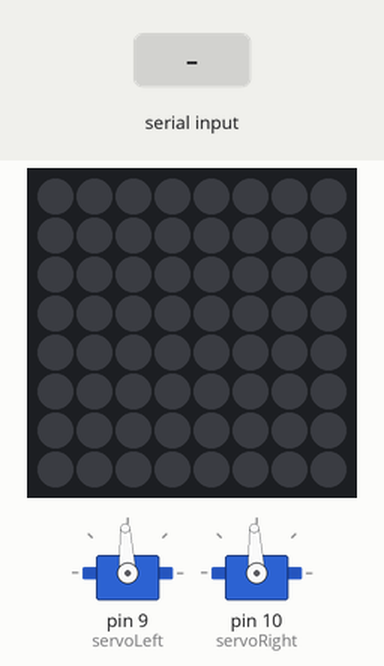
A sketch run on a simulated Arduino Uno, built with avr-gcc and run on an emulated ATmega328P. On the bench: 8×8 RGB LED matrix (first LED top left, wired row by row), 2 × servo. The inputs (shaded band) are chosen by the test bench. What the sketch prints to the serial monitor is not drawn.

Above: at 1.2 s.
1.3 s: "90,45\n" received over Serial
At 1.7 s:
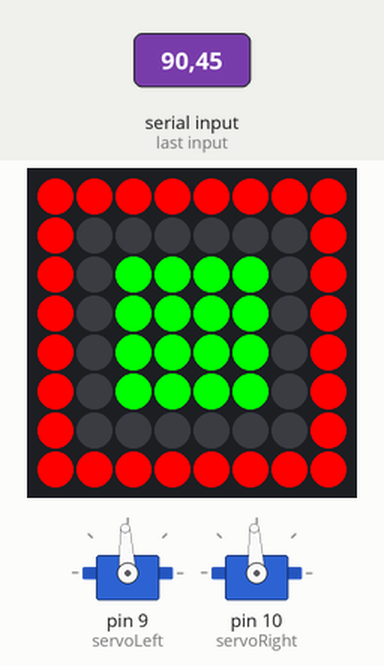
2.8 s: "30,150\n" received over Serial
4.3 s: "1\n" received over Serial
At 5.1 s:
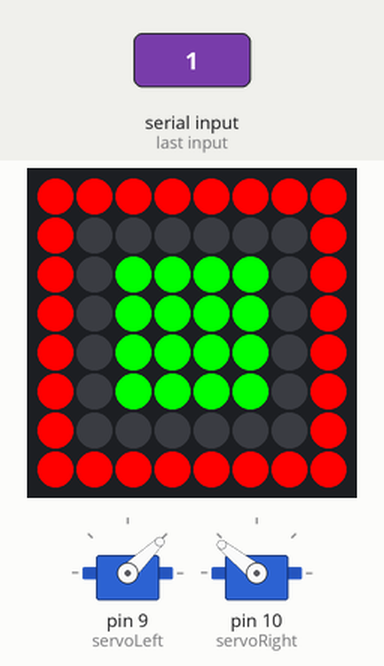
5.8 s: "2\n" received over Serial
At 6.2 s:
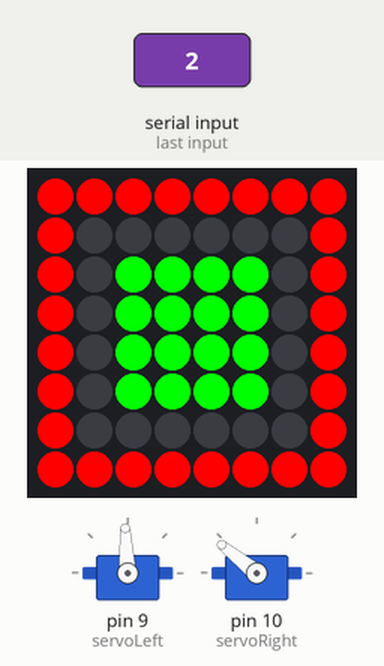
7.3 s: "4\n" received over Serial
At 8.5 s:
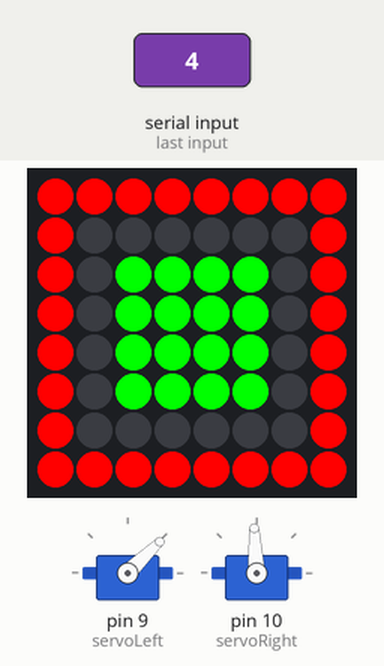
8.8 s: "3\n" received over Serial
At 9.7 s:
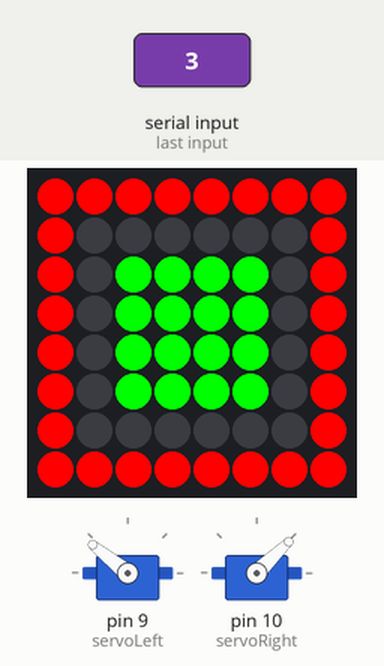
Timing chart, 0 to 11.3 s (numbered marks = the images above; inputs shaded):
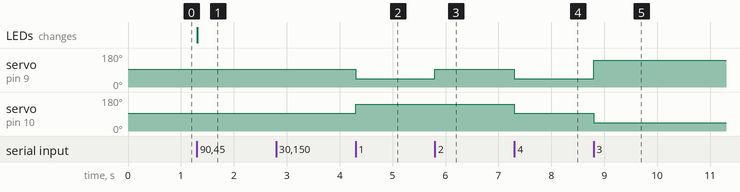

The sketch:

XBeeBot.ino
```cpp
#include <Wire.h>
#include "Adafruit_LEDBackpack.h"
#include "Adafruit_GFX.h"
#include <Servo.h>

Adafruit_BicolorMatrix matrix = Adafruit_BicolorMatrix();

Servo servoLeft;
Servo servoRight;

static const uint8_t PROGMEM
  smile_bmp[] =
  { B00111100,
    B01000010,
    B10100101,
    B10000001,
    B10100101,
    B10011001,
    B01000010,
    B00111100 },
  neutral_bmp[] =
  { B00111100,
    B01000010,
    B10100101,
    B10000001,
    B10111101,
    B10000001,
    B01000010,
    B00111100 },
  frown_bmp[] =
  { B00111100,
    B01000010,
    B10100101,
    B10000001,
    B10011001,
    B10100101,
    B01000010,
    B00111100 };

void setup () {
  Serial.begin(57600);
  matrix.begin(0x70);  // pass in the address
  matrix.clear();

  servoLeft.attach(9);
  servoLeft.writeMicroseconds(1500);

  servoRight.attach(10);
  servoRight.writeMicroseconds(1500);
}

void loop() {

  if (Serial.available() > 0) {
    int data = Serial.read() - '0';

    if (data == 1) {
      servoLeft.writeMicroseconds(1000);
      servoRight.writeMicroseconds(2000);
    }

    if (data == 2) {
      servoLeft.writeMicroseconds(1500);
      servoRight.writeMicroseconds(2000);
    }

    if (data == 3) {
      servoLeft.writeMicroseconds(2000);
      servoRight.writeMicroseconds(1000);
    }

    if (data == 4) {
      servoLeft.writeMicroseconds(1000);
      servoRight.writeMicroseconds(1500);
    }

    if (data == 5) {
      servoLeft.writeMicroseconds(1500);
      servoRight.writeMicroseconds(1500);
    }

    if (data == 6) {
        matrix.clear();
        matrix.drawBitmap(0, 0, smile_bmp, 8, 8, LED_GREEN);
        matrix.writeDisplay();
    } else if (data == 7) {
        matrix.clear();
        matrix.drawBitmap(0, 0, neutral_bmp, 8, 8, LED_YELLOW);
        matrix.writeDisplay();
    } else if (data == 8) {
        matrix.clear();
        matrix.drawBitmap(0, 0, frown_bmp, 8, 8, LED_RED);
        matrix.writeDisplay();
    } else if (data == 9) {
        matrix.clear();
        matrix.drawRect(0,0, 8,8, LED_RED);
        matrix.fillRect(2,2, 4,4, LED_GREEN);
        matrix.writeDisplay();
    }

    Serial.print(data);
  }
}
```

Measured:
- after the input at 1.3 s, the LEDs: change at once (image 1)
- after the input at 4.3 s, servo on pin 9 (servoLeft): 93° → 44° at once; servo on pin 10 (servoRight): 93° → 141° at once
- after the input at 5.8 s, servo on pin 9 (servoLeft): 44° → 93° at once
- after the input at 7.3 s, servo on pin 9 (servoLeft): 93° → 44° at once; servo on pin 10 (servoRight): 141° → 93° at once
- after the input at 8.8 s, servo on pin 9 (servoLeft): 44° → 141° at once; servo on pin 10 (servoRight): 93° → 44° at once
